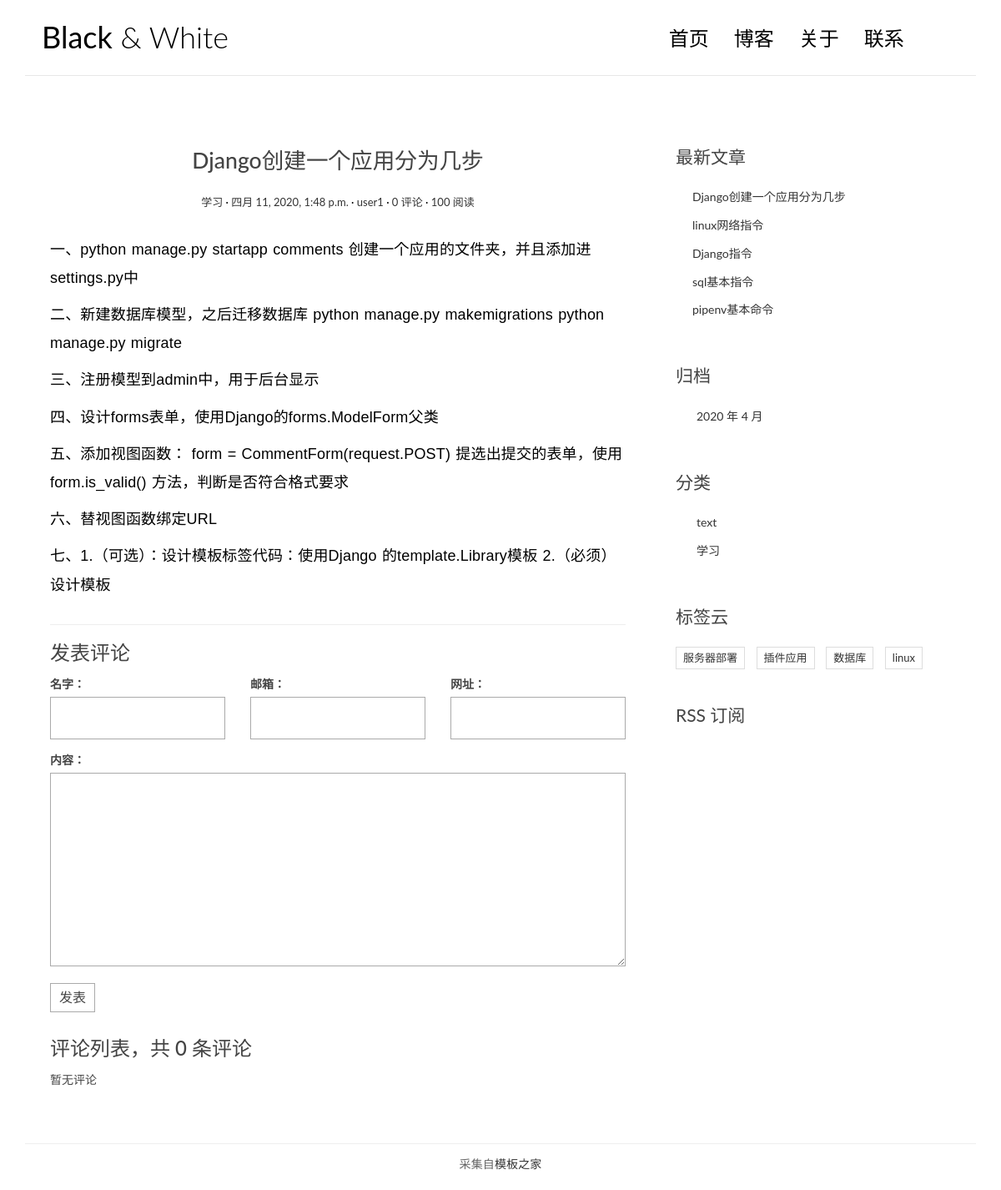
The app's page /posts/11/ with its own data.
### blog125app/models.py (models this page shows, shortened)
class Post(models.Model):
    title = models.CharField('标题', max_length=70)
    body = models.TextField('正文')
    created_time = models.DateTimeField('创建时间', default=timezone.now)
    modified_time = models.DateTimeField('修改时间')
    excerpt = models.CharField('摘要', max_length=200, blank=True)
    category = models.ForeignKey(Category, verbose_name='分类', on_delete=models.CASCADE)
    tags = models.ManyToManyField(Tag, verbose_name='标签', blank=True)
    author = models.ForeignKey(User, verbose_name='作者', on_delete=models.CASCADE)
    class Meta:
        verbose_name = '文章'
        verbose_name_plural = verbose_name
        ordering = ['-created_time']
    def get_absolute_url(self):
        return reverse('blog125app:detail', kwargs={'pk': self.pk})

class Category(models.Model):
    name = models.CharField('分类名称',max_length=100)
    class Meta:
        verbose_name = '分类'
        verbose_name_plural = verbose_name

class Tag(models.Model):
    name = models.CharField('标签名称',max_length=100)
    class Meta:
        verbose_name = '标签'
        verbose_name_plural = verbose_name

### blog125app/views.py (the view)
# urls.py: path('posts/<int:pk>/', views.detail, name='detail'),
def detail(request, pk):
    post = get_object_or_404(Post, pk=pk)
    md = markdown.Markdown(extensions=[
        'markdown.extensions.extra',
        'markdown.extensions.codehilite',
        TocExtension(slugify=slugify),
    ])
    post.body = md.convert(post.body)
    m = re.search(r'<div class="toc">\s*<ul>(.*)</ul>\s*</div>', md.toc, re.S)
    post.toc = m.group(1) if m is not None else ''
    return render(request, 'blog/detail.html', context={'post': post})

### comments/forms.py
class CommentForm(forms.ModelForm):
    class Meta:
        model = Comment
        fields = ['name', 'email', 'url', 'text']

### blog125app/templatetags/blog_extras.py (called while the page is built)
@register.inclusion_tag('blog/inclusions/_recent_posts.html', takes_context=True)
def show_recent_posts(context, num=5):
    return {
        'recent_post_list': Post.objects.all().order_by('-created_time')[:num],
    }

@register.inclusion_tag('blog/inclusions/_archives.html', takes_context=True)
def show_archives(context):
    return {
        'date_list': Post.objects.dates('created_time', 'month', order='DESC'),
    }

@register.inclusion_tag('blog/inclusions/_categories.html', takes_context=True)
def show_categories(context):
    return {
        'category_list': Category.objects.all(),
    }

@register.inclusion_tag('blog/inclusions/_tags.html', takes_context=True)
def show_tags(context):
    return {
        'tag_list': Tag.objects.all(),
    }

### comments/templatetags/comments_extras.py (called while the page is built)
@register.inclusion_tag('comments/inclusions/_form.html', takes_context=True)
def show_comment_form(context, post, form=None):
    if form is None:
        form = CommentForm()
    return {
        'form': form,
        'post': post,
    }

@register.inclusion_tag('comments/inclusions/_list.html', takes_context=True)
def show_comments(context, post):
    comment_list = post.comment_set.all().order_by('-created_time')
    comment_count = comment_list.count()
    return {
        'comment_count': comment_count,
        'comment_list': comment_list,
    }

### templates/blog/detail.html (shortened to what this page needs)
{% extends 'base.html' %}
{% load comments_extras %}
{% block main %}
    <article class="post post-{{ post.pk }}">
        <header class="entry-header">
            <h1 class="entry-title">{{ post.title }}</h1>
            <div class="entry-meta">
                <span class="post-category"><a href="#">{{ post.category.name }}</a></span>
                <span class="post-date"><a href="#"><time class="entry-date"
                                                datetime="{{ post.created_time }}">{{ post.created_time }}</time></a></span>
                <span class="post-author"><a href="#">{{ post.author }}</a></span>
                <span class="comments-link"><a href="{{ post.get_absolute_url }}#comment-area">{{ post.comment_set.count }} 评论</a></span>
                <span class="views-count"> <a href="#">100 阅读</a></span>
            </div>
        </header>
        <div class="entry-content clearfix">
            {{ post.body|safe }}
        </div>
    </article>
<section class="comment-area" id="comment-area">
    <hr>
    <h3>发表评论</h3>
    {% show_comment_form post %}
    <div class="comment-list-panel">
        {% show_comments post %}
    </div>
</section>
{% endblock main %}

### templates/blog/inclusions/_recent_posts.html
<div class="widget widget-recent-posts">
  <h3 class="widget-title">最新文章</h3>
  <ul>
    {% for post in recent_post_list %}
      <li>
        <a href="{{ post.get_absolute_url }}">{{ post.title }}</a>
      </li>
    {% empty %}
      暂无文章！
    {% endfor %}
  </ul>
</div>

### templates/blog/inclusions/_categories.html
<div class="widget widget-category">
  <h3 class="widget-title">分类</h3>
  <ul>
      {% for category in category_list %}
          <li>
              <a href="{% url 'blog125app:category' category.pk %}">{{ category.name }}</a>
          </li>
      {% endfor %}
  </ul>
</div>

### templates/blog/inclusions/_tags.html
<div class="widget widget-tag-cloud">
  <h3 class="widget-title">标签云</h3>
  <ul>
      {% for tag in tag_list %}
          <li>
              <a href="{% url 'blog125app:tag' tag.pk %}">{{ tag.name }}</a>
          </li>
      {% empty %}
          暂无标签！
      {% endfor %}
  </ul>
</div>

### blog125app/static/blog/css/custom.css (style rules this page uses)
* { outline: none; }
h1, h2, h3, h4, h5, h6 { margin-top: 0; }
a { color: #333; }
body { color: #444; font-family: 'Lato', sans-serif; }
p { font-family: 'Ubuntu', sans-serif; font-weight: 400; word-spacing: 1px; letter-spacing: 0.01em; }
.post { background: #fff; padding: 30px 30px 0; }
.entry-title { text-align: center; font-size: 1.9em; margin-bottom: 20px; line-height: 1.6; padding: 10px 20px 0; }
.entry-meta { text-align: center; color: #DDDDDD; font-size: 13px; margin-bottom: 30px; }
.entry-content { font-size: 18px; line-height: 1.9; font-weight: 300; color: #000; }
.post-category::after, .post-date::after, .post-author::after, .comments-link::after { content: ' ·'; color: #000; }
.widget { background: #fff; padding: 30px 0 0; }
.widget-title { font-size: 1.5em; margin-bottom: 20px; line-height: 1.6; padding: 10px 0 0; font-weight: 400; }
.widget-recent-posts ul { padding: 0; margin: 0; padding-left: 20px; }
.widget-recent-posts ul li { list-style-type: none; position: relative; line-height: 170%; margin-bottom: 10px; }
.widget-recent-posts ul li::before { content: '\f3d3'; font-family: "Ionicons"; position: absolute; left: -17px; top: 3px; font-size: 16px; color: #000; }
.widget-category ul { padding: 0; margin: 0; padding-left: 25px; }
.widget-category ul li { list-style-type: none; position: relative; line-height: 170%; margin-bottom: 10px; }
.widget-category ul li::before { content: '\f3fe'; font-family: "Ionicons"; position: absolute; left: -25px; top: 1px; font-size: 18px; color: #000; }
.widget-tag-cloud ul { padding: 0; margin: 0; margin-right: -10px; }
.widget-tag-cloud ul li { list-style-type: none; font-size: 13px; display: inline-block; margin-right: 10px; margin-bottom: 10px; padding: 3px 8px; border: 1px solid #ddd; }
.contact-form input, .comment-form input { border: 1px solid #aaa; margin-bottom: 15px; width: 100%; padding: 15px 15px; font-size: 16px; line-height: 100%; transition: 0.4s border-color linear; }
.contact-form textarea, .comment-form textarea { border: 1px solid #aaa; margin-bottom: 15px; width: 100%; padding: 15px 15px; font-size: 16px; line-height: 20px !important; min-height: 183px; transition: 0.4s border-color linear; }
.comment-area { padding: 0 30px 0; }
.comment-list-panel { margin-top: 30px; }

### records on screen
Post: title "Django创建一个应用分为几步", category.name "学习", created_time "四月 11, 2020, 1:48 p.m.", author "user1", comment_set.count "0", body "一、python manage.py startapp comments 创建一个应用的文件夹，并且添加进settings.py中 二、新建数据库模型，之后迁移数据库 python manage.py makemigrations python manage.py migrate 三、注册模型到admin中，用于后台显示 四、设计forms表单，使用Django的forms.ModelForm父类 五、添加视图函数： form = CommentForm(request.POST) 提选出提交的表单，使用form.is_valid() 方法，判断是否符合格式要求 六、替视图函数绑定URL 七、1.（可选）：设计模板标签代码：使用Django 的template.Library模板 2.（必须）设计模板"
Post: title "linux网络指令"
Post: title "Django指令"
Post: title "sql基本指令"
Post: title "pipenv基本命令"
Category: name "text"
Category: name "学习"
Tag: name "服务器部署"
Tag: name "插件应用"
Tag: name "数据库"
Tag: name "linux"

### other values on screen
{{ comment_count }} "0"
{{ date.year }} "2020"
{{ date.month }} "4"
